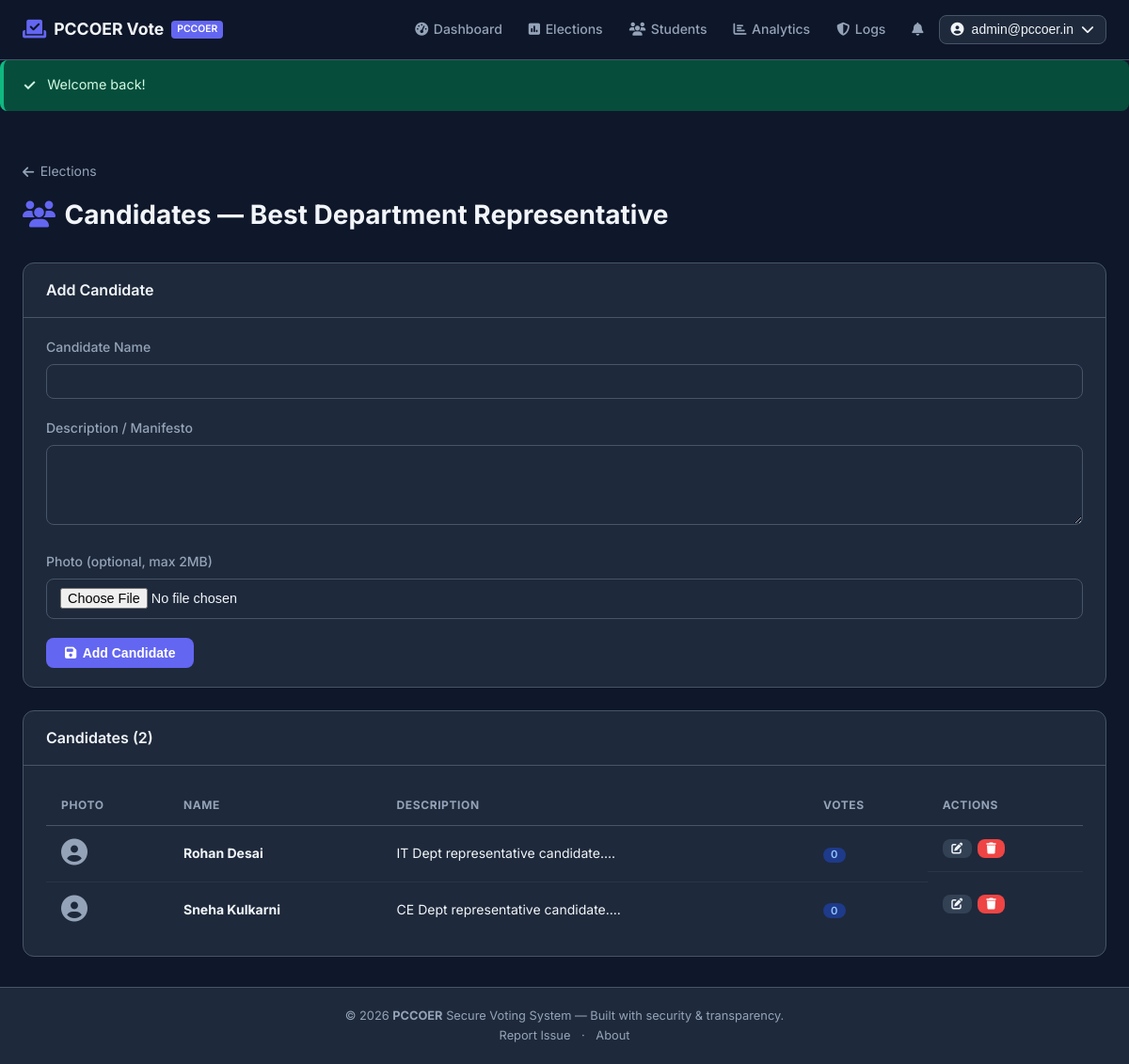
The page /admin/candidates.php?election_id=2 (signed in) on the database its author committed.
### tables this page shows
CREATE TABLE IF NOT EXISTS elections (
    id INT AUTO_INCREMENT PRIMARY KEY,
    title VARCHAR(200) NOT NULL,
    description TEXT,
    start_time DATETIME NOT NULL,
    end_time DATETIME NOT NULL,
    status ENUM('upcoming','active','completed') NOT NULL DEFAULT 'upcoming',
    created_by INT NOT NULL,                
    created_at DATETIME NOT NULL DEFAULT CURRENT_TIMESTAMP,
    CONSTRAINT fk_election_creator FOREIGN KEY (created_by) REFERENCES users(id)
);

CREATE TABLE IF NOT EXISTS candidates (
    id INT AUTO_INCREMENT PRIMARY KEY,
    election_id INT NOT NULL,               
    name VARCHAR(100) NOT NULL,
    description TEXT,
    photo VARCHAR(255) DEFAULT NULL,        
    CONSTRAINT fk_candidate_election FOREIGN KEY (election_id) REFERENCES elections(id) ON DELETE CASCADE
);

### includes/functions.php (called while the page is built, shortened)
<?php
function clean(string $input): string {
    return htmlspecialchars(strip_tags(trim($input)), ENT_QUOTES, 'UTF-8');
}

### admin/candidates.php (the view, shortened to what this page needs)
<?php
$db  = getDB();
$eid = (int)($_GET['election_id'] ?? 0);
$election = $db->prepare("SELECT * FROM elections WHERE id=?");
$election->execute([$eid]);
$election = $election->fetch();
$editCandidate = null;
$candidates = $db->prepare("SELECT c.*, COUNT(v.id) as votes FROM candidates c LEFT JOIN votes v ON v.candidate_id=c.id AND v.election_id=? AND v.is_valid=1 WHERE c.election_id=? GROUP BY c.id ORDER BY c.name");
$candidates->execute([$eid, $eid]);
$candidates = $candidates->fetchAll();
include __DIR__ . '/../includes/header.php';
?>
<div class="page-container">
  <div class="page-header">
    <a href="elections.php" class="back-link"><i class="fas fa-arrow-left"></i> Elections</a>
    <h1><i class="fas fa-users"></i> Candidates — <?= clean($election['title']) ?></h1>
  </div>
  <div class="card mb-3">
    <div class="card-header"><h3><?= $editCandidate ? 'Edit Candidate' : 'Add Candidate' ?></h3></div>
    <div class="card-body">
      <form method="POST" enctype="multipart/form-data">
        <div class="form-group">
          <label>Candidate Name</label>
          <input type="text" name="name" class="form-control" required value="<?= clean($editCandidate['name'] ?? '') ?>">
        </div>
        <div class="form-group">
          <label>Description / Manifesto</label>
          <textarea name="description" class="form-control" rows="4"><?= clean($editCandidate['description'] ?? '') ?></textarea>
        </div>
        <div class="form-group">
          <label>Photo (optional, max 2MB)</label>
          <input type="file" name="photo" class="form-control" accept="image/*">
        </div>
        <button type="submit" class="btn btn-primary"><i class="fas fa-save"></i> <?= $editCandidate ? 'Update' : 'Add Candidate' ?></button>
      </form>
    </div>
  </div>
  <div class="card">
    <div class="card-header"><h3>Candidates (<?= count($candidates) ?>)</h3></div>
    <div class="card-body">
      <table class="data-table">
        <thead><tr><th>Photo</th><th>Name</th><th>Description</th><th>Votes</th><th>Actions</th></tr></thead>
        <tbody>
        <?php foreach ($candidates as $c): ?>
          <tr>
            <td>
              <?php if ($c['photo']): ?>
                <img src="<?= BASE_URL ?>uploads/<?= clean($c['photo']) ?>" class="thumb-sm" alt="">
              <?php else: ?>
                <i class="fas fa-user-circle fa-2x text-muted"></i>
              <?php endif; ?>
            </td>
            <td><strong><?= clean($c['name']) ?></strong></td>
            <td><?= clean(substr($c['description'] ?? '', 0, 60)) ?>...</td>
            <td><span class="badge badge-blue"><?= $c['votes'] ?></span></td>
            <td class="action-btns">
              <a href="candidates.php?election_id=<?= $eid ?>&edit=<?= $c['id'] ?>" class="btn btn-secondary btn-xs"><i class="fas fa-edit"></i></a>
              <a href="candidates.php?election_id=<?= $eid ?>&delete=<?= $c['id'] ?>" class="btn btn-danger btn-xs" onclick="return confirm('Delete this candidate?')"><i class="fas fa-trash"></i></a>
            </td>
          </tr>
        <?php endforeach; ?>
        </tbody>
      </table>
    </div>
  </div>
</div>
<?php include __DIR__ . '/../includes/footer.php'; ?>

### assets/css/style.css (style rules this page uses)
:root { --primary: #6366f1; --primary-dark: #4f46e5; --primary-light: #e0e7ff; --secondary: #8b5cf6; --success: #10b981; --danger: #ef4444; --warning: #f59e0b; --info: #06b6d4; --dark: #0f172a; --surface: #1e293b; --surface-2: #334155; --border: #475569; --text: #f1f5f9; --text-muted: #94a3b8; --radius: 12px; --radius-sm: 8px; --shadow: 0 4px 24px rgba(0,0,0,0.3); --shadow-lg: 0 8px 40px rgba(0,0,0,0.4); --transition: 0.2s ease; }
*, *::before, *::after { box-sizing: border-box; margin: 0; padding: 0; }
html { scroll-behavior: smooth; }
body { font-family: 'Inter', sans-serif; background: var(--dark); color: var(--text); line-height: 1.6; min-height: 100vh; display: flex; flex-direction: column; }
a { color: var(--primary); text-decoration: none; transition: var(--transition); }
.badge { display: inline-flex; align-items: center; justify-content: center; padding: 0.15rem 0.5rem; border-radius: 999px; font-size: 0.7rem; font-weight: 600; line-height: 1; }
.badge-blue { background: #1e3a8a; color: #93c5fd; }
.page-container { max-width: 1200px; margin: 0 auto; padding: 2rem 1.5rem; }
.btn { display: inline-flex; align-items: center; gap: 0.4rem; padding: 0.5rem 1.25rem; border-radius: var(--radius-sm); font-size: 0.875rem; font-weight: 600; cursor: pointer; border: none; transition: var(--transition); white-space: nowrap; }
.btn-primary { background: var(--primary); color: #fff; }
.btn-secondary { background: var(--surface-2); color: var(--text); }
.btn-danger { background: var(--danger); color: #fff; }
.btn-xs { padding: 0.25rem 0.6rem; font-size: 0.75rem; }
.mb-3 { margin-bottom: 1.5rem; }
.form-group { margin-bottom: 1.25rem; }
.form-group label { display: block; font-size: 0.875rem; font-weight: 500; color: var(--text-muted); margin-bottom: 0.4rem; }
.form-control { width: 100%; background: var(--surface); border: 1px solid var(--border); color: var(--text); padding: 0.6rem 0.875rem; border-radius: var(--radius-sm); font-size: 0.9rem; transition: var(--transition); outline: none; }
.form-control::placeholder { color: var(--text-muted); }
textarea.form-control { resize: vertical; }
.card { background: var(--surface); border: 1px solid var(--border); border-radius: var(--radius); overflow: hidden; }
.card-header { padding: 1rem 1.5rem; border-bottom: 1px solid var(--border); display: flex; align-items: center; justify-content: space-between; flex-wrap: wrap; gap: 0.5rem; }
.card-header h3 { font-size: 1rem; font-weight: 600; color: var(--text); display: flex; align-items: center; gap: 0.5rem; }
.card-body { padding: 1.25rem 1.5rem; }
.page-header { margin-bottom: 1.75rem; }
.page-header h1 { font-size: 1.75rem; font-weight: 700; display: flex; align-items: center; gap: 0.6rem; margin-bottom: 0.25rem; }
.page-header h1 i { color: var(--primary); }
.back-link { display: inline-flex; align-items: center; gap: 0.4rem; font-size: 0.875rem; color: var(--text-muted); margin-bottom: 0.75rem; }
.data-table { width: 100%; border-collapse: collapse; font-size: 0.875rem; }
.data-table th { padding: 0.75rem 1rem; text-align: left; font-size: 0.75rem; text-transform: uppercase; letter-spacing: 0.05em; color: var(--text-muted); border-bottom: 1px solid var(--border); }
.data-table td { padding: 0.875rem 1rem; border-bottom: 1px solid rgba(71,85,105,0.3); vertical-align: middle; }
.data-table tr:last-child td { border-bottom: none; }
.action-btns { display: flex; gap: 0.35rem; flex-wrap: wrap; }
.text-muted { color: var(--text-muted) !important; }

### rows shown on the page
elections: title "Best Department Representative"
candidates: name "Rohan Desai", description "IT Dept representative candidate.", votes "0"
candidates: name "Sneha Kulkarni", description "CE Dept representative candidate.", votes "0"

### other values the page prints
SITE_NAME "PCCOER Vote"
$_SESSION['email'] "admin@pccoer.in"
$flash['message'] "Welcome back!"
count($candidates) "2"
